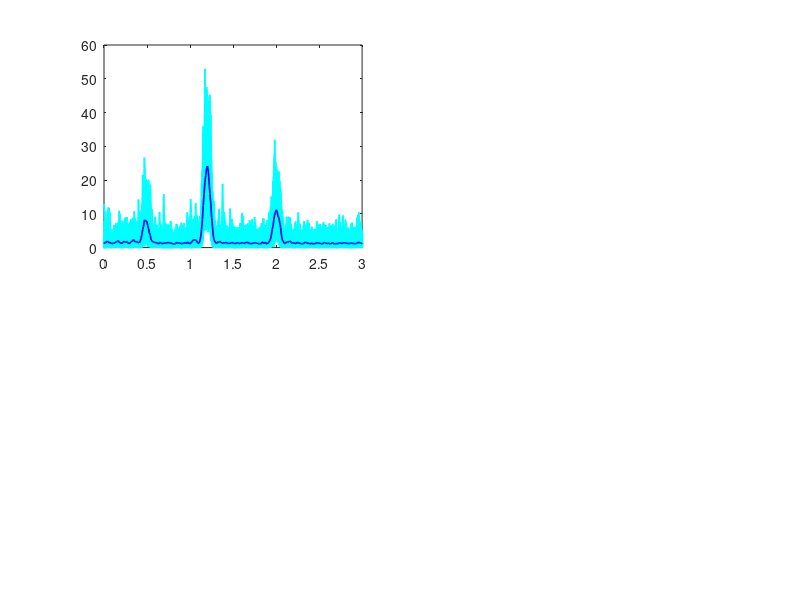

This figure's MATLAB source: (Note: this script raises an error after producing the figure.)
%% Q1.3b & Q1.3c
clc;
clear;
close all;

%% Initialisations
Fs = 10; % sampling frequency
N = 1024; % signal length
t = 0 : 1/(2*Fs) : Fs; % sample vector
sine = [0.8*sin(2*pi*t*0.5) + 1.5*sin(2*pi*t*1.2) + 1*sin(2*pi*t*2) zeros(1, N-length(t))];
psds = zeros(100, N*2-1);

%% Plotting

% Plot the realisations
figure(1)
hold on
for i = 1:100
    noisySine = sine + wgn(length(sine), 1, 1)';

    % Compute the correlogram using the 'biased' method
    [psd, lags] = xcorr(noisySine, 'biased');
    psds(i,:) = fftshift(real(fft(ifftshift(psd))));
    subplot(2,2,1)
    plot((lags/max(lags))*Fs, real(psds(i,:)), 'color', 'c', 'LineWidth', 1.2);
    hold on
end

% Plot the mean
plot((lags/max(lags))*Fs, mean(real(psds)), 'color', 'b', 'LineWidth',1.2);
xlim([0,3])
ax = gca;
ax.FontSize = 12;
xlabel('Normalised Frequency (Cycles/Sample)')
ylabel('Magnitude')
set(gca,'fontsize', 12)
title('Realisations and Mean of the Noisy Composite Sine Correlograms', 'fontsize', 12)
grid on 
grid minor

% Plot the standard deviation
subplot(2,2,2)
plot((lags/max(lags))*Fs, std(real(psds)),'color', 'b', 'LineWidth', 1.2);
xlim([0,3])
ax = gca;
ax.FontSize = 12;
xlabel('Normalised Frequency (Cycles/Sample)')
ylabel('Magnitude')
set(gca, 'fontsize', 12)
title('Standard Deviation of the Noisy Composite Sine Correlograms','fontsize',12)
grid on
grid minor
set(gcf, 'color', 'w')

% 1.3c

% Plot the realisations in dB
hold on
for i = 1:100
    noisySine = sine + wgn(length(sine), 1, 1)';

    % Compute the correlogram using the 'biased' method
    [psd, lags] = xcorr(noisySine, 'biased');
    psds(i,:) = fftshift(real(fft(ifftshift(psd))));
    subplot(2,2,3)
    plot((lags/max(lags))*Fs,  10*log10(real(psds(i,:))), 'color', 'c', 'LineWidth', 1.2);
    hold on
end

% Plot the mean
plot((lags/max(lags))*Fs, 10*log10(mean(real(psds))), 'color','b', 'LineWidth',1.2);
xlim([0,3])
ax = gca;
ax.FontSize = 12;
xlabel('Normalised Frequency (Cycles/Sample)')
ylabel('Magnitude (dB)')
set(gca,'fontsize', 12)
title('Realisations and Mean of the Noisy Composite Sine Correlograms','fontsize', 12)
grid on 
grid minor

% Plot the standard deviation
subplot(2,2,4)
plot((lags/max(lags))*Fs, 10*log10(std(real(psds))), 'color', 'b', 'LineWidth', 1.2);
xlim([0,3])
ax = gca;
ax.FontSize = 12;
xlabel('Normalised Frequency (Cycles/Sample)')
ylabel('Magnitude (dB)')
set(gca, 'fontsize', 12)
title('Standard Deviation of the Noisy Composite Sine Correlograms','fontsize', 12)
grid on
grid minor
set(gcf, 'color', 'w')